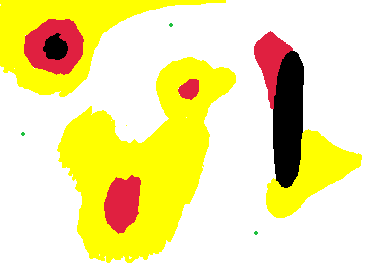
%> input picture Matlab Utilities/LSTS_Data1.bmp, 365 x 275 px
$ octave --eval "result = bmp2satmap('LSTS_Data1.bmp');"   (GNU Octave 9; MATLAB toolbox functions it lacks are replaced by stand-ins)
%> lines starting %> are read from the running program, lines starting %| are printed output that depends on the picture
function satmap = bmp2satmap(filename)
%> called with filename = 'LSTS_Data1.bmp'

    bitmap = imread(filename); %Reads bitmap
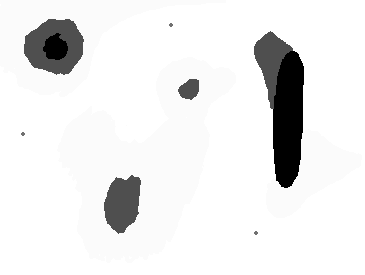
%> bitmap: size 275x365 uint8; min 0, max 255, mean 234.5
    bmpSize = size(bitmap);
%> bmpSize = [275 365]
    satmap = zeros(bmpSize(1),bmpSize(2));

    for(i = 1:1:bmpSize(1))
        for(j = 1:1:bmpSize(2))
            switch(bitmap(i,j))
                case 0 %Black in the bitmap
                    satmap(i,j) = -1;
                case 255 %White in the bitmap
                    satmap(i,j) = 0;
                case 251 %Yellow in the bitmap
                    satmap(i,j) = 1;
                case 79 %Red in the bitmap
                    satmap(i,j) = 2;
                otherwise
                    satmap(i,j) = 40;
            end
        end
    end
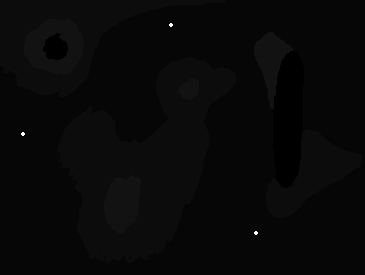
%> satmap: size 275x365 double; min -1, max 40, mean 0.4; drawn with min black and max white
end

$ run again, on Matlab Utilities/satmap2_SourceImage.bmp
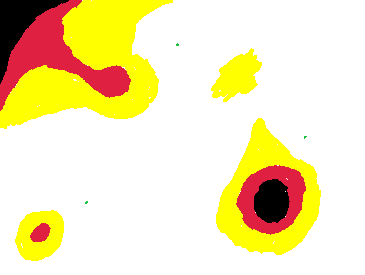
%> input picture Matlab Utilities/satmap2_SourceImage.bmp, 365 x 275 px
%> in bmp2satmap, `bitmap = imread(filename);`:
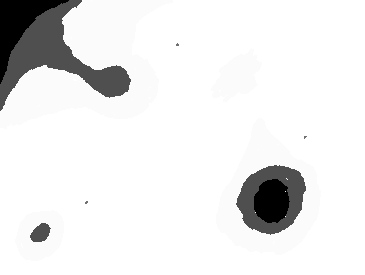
%> bitmap: size 275x365 uint8; min 0, max 255, mean 233.4
